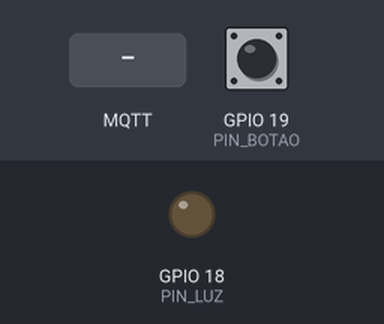
Bench run of a sketch on a simulated ESP32. On the bench: output pins drawn as LEDs (lit = HIGH). Dashed ring = blinking. The inputs (shaded band) are chosen by the test bench; at power-on: GPIO 19 (PIN_BOTAO) HIGH. WiFi joins after 1.5 s; servers stay silent unless stated; no MQTT or app messages arrive unless stated; what the sketch prints to the serial monitor is not drawn.

Above: at 3.0 s.
3.1 s: MQTT message "VINDO" arrives on the first subscribed topic
At 5.24 s:
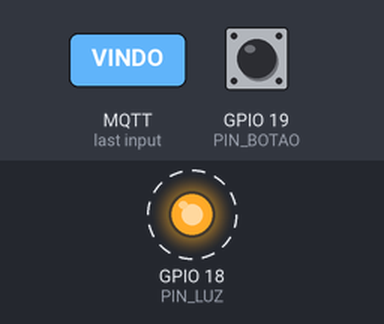
9.1 s: MQTT message "CHEGOU" arrives on the first subscribed topic
At 9.9 s:
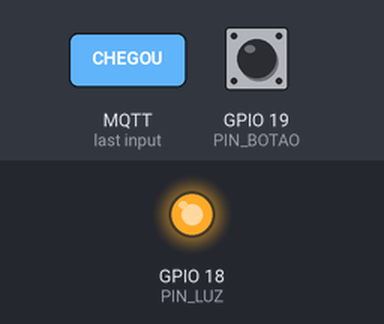
Timing chart, 0 to 14.6 s (numbered marks = the images above; inputs shaded):
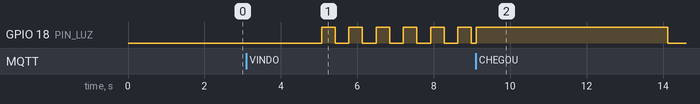

The sketch:

ponto_onibus.ino
```cpp
/* ============================================================
   MINI SMART CITY  -  Módulo da atividade: PONTO DE ÔNIBUS INTELIGENTE
   ------------------------------------------------------------
   O que este programa faz, em palavras simples:

     1. Quando alguém aperta o BOTÃO do ponto, a placa manda uma
        mensagem para a central da cidade: "AGUARDANDO".
     2. A central (o painel no computador) pode mandar dois
        comandos de volta para o ponto:
          VINDO  -> a LUZ do ponto pisca: o ônibus está a caminho.
          CHEGOU -> a LUZ fica acesa um pouco e apaga: o passageiro
                    embarcou, e o ponto avisa a central "VAZIO".

   Sensor (entrada) : o botão       -> percebe o passageiro
   Atuador (saída)  : a luz (LED)   -> avisa o passageiro
   ============================================================ */


// =================== ÁREA DO ESTUDANTE ===================
// Estas são as únicas linhas que você vai mudar.

// 1) O nome do seu ponto de ônibus. Escreva entre as aspas.
//    Ele vai aparecer no painel da cidade, no computador.
const char* NOME_DO_PONTO = "Ponto do Ollie";

// 2) A velocidade do pisca-pisca quando o ônibus está vindo,
//    em milissegundos (1000 = 1 segundo). Número menor = pisca mais rápido.
const int VELOCIDADE_PISCA = 350;

// ======================================================
//  Daqui para baixo é a parte técnica. Você pode ler à
//  vontade, mas não precisa mudar nada.
// ======================================================


/* NOTAS PARA O MEDIADOR (e para quem integrar o módulo depois)

   Segue o mesmo formato de nó das outras cinco placas - telemetria em
   <base>/estado, comandos em <base>/cmd, LWT retido em <base>/status e
   heartbeat em <base>/heartbeat -, que é o que permite acrescentá-lo sem
   mexer em nenhuma placa existente.

   Duas diferenças deliberadas, ambas por causa do público da atividade:
   - A telemetria é TEXTO SIMPLES ("AGUARDANDO"/"VAZIO"), não JSON. O estudante lê
     a mensagem crua no painel de depuração do Node-RED e liga o "mqtt in"
     direto num "ui_text", sem nó de função no meio.
   - A telemetria sai SÓ QUANDO ALGO ACONTECE (e ao conectar), não em período
     fixo. Um aperto de botão = uma mensagem na tela. Com publicação a cada
     1,5 s, como nas outras placas, a primeira coisa que ela veria seria uma
     enxurrada de mensagens iguais, e a relação causa-efeito se perderia.

   O heartbeat leva o NOME_DO_PONTO; o painel "Estado da Cidade" usa esse
   campo para mostrar o módulo com o nome que o estudante escolheu.

   Core: Arduino-ESP32 3.x   Bibliotecas: PubSubClient, ArduinoJson (v7) */

#include <WiFi.h>
#include <PubSubClient.h>
#include <ArduinoJson.h>
#include "secrets.h"

const char* NODE_ID = "esp32-ponto";

// ---------- TÓPICOS (os "endereços" das mensagens) ----------
const char* TOP_ESTADO = TOPIC_BASE "cidade/ponto/estado";     // o ponto fala
const char* TOP_CMD    = TOPIC_BASE "cidade/ponto/cmd";        // o ponto escuta
const char* TOP_STATUS = TOPIC_BASE "cidade/ponto/status";     // online / offline
const char* TOP_HB     = TOPIC_BASE "cidade/ponto/heartbeat";  // "estou vivo"

// ---------- PINOS (onde cada fio entra na placa) ----------
// Na placa, estes pinos estão escritos como D18 e D19.
const int PIN_LUZ   = 18;   // LED, através do resistor de 220 ohms
const int PIN_BOTAO = 19;   // botão, com a outra perna no GND
// Escolhidos pensando no estudante, nao no circuito: tem o numero impresso na placa (o
// 16 e o 17 aparecem como RX2/TX2 e ela nao os acharia), ficam lado a lado e
// na fileira voltada para a protoboard. Nenhum e pino de strapping.

// ---------- TEMPOS ----------
const unsigned long TEMPO_NO_PONTO = 5000;   // luz acesa enquanto o ônibus está parado
const unsigned long DEBOUNCE_MS    = 40;     // botão mecânico "treme" ao ser apertado

// ---------- ESTADO ----------
enum Onibus { LONGE, VINDO, NO_PONTO };
Onibus onibus = LONGE;
bool passageiroEsperando = false;
unsigned long chegadaEm = 0;
unsigned long ultimoPisca = 0;
bool luzAcesa = false;

bool botaoLido = false, botaoEstavel = false;
unsigned long botaoMudouEm = 0;

// ---------- INFRA ----------
WiFiClient   espClient;
PubSubClient client(espClient);

unsigned long ultimaTentativaMqtt = 0;
const unsigned long INTERVALO_RECONEXAO = 5000;
unsigned long ultimoHeartbeat = 0;
const unsigned long INTERVALO_HEARTBEAT = 10000;

// ============================================================
//  1. CONEXÕES
// ============================================================
void conectarWifi() {
  WiFi.mode(WIFI_STA);
  WiFi.begin(WIFI_SSID, WIFI_PASS);
  Serial.print("Conectando ao Wi-Fi \"");
  Serial.print(WIFI_SSID);
  Serial.print("\"");
  unsigned long inicio = millis();
  bool avisou = false;
  while (WiFi.status() != WL_CONNECTED) {
    delay(300);
    Serial.print(".");
    // O ESP32 so enxerga rede de 2,4 GHz; com rede so de 5 GHz ele fica aqui
    // para sempre, sem erro nenhum. Melhor dizer isso do que so imprimir pontos.
    if (!avisou && millis() - inicio > 20000) {
      avisou = true;
      Serial.println();
      Serial.println("  Está demorando. Confira se a rede está ligada e se ela é de 2,4 GHz.");
    }
  }
  Serial.println();
  Serial.print("Wi-Fi conectado! Endereço da placa na rede: ");
  Serial.println(WiFi.localIP());
}

void publicarEstado() {
  const char* msg = passageiroEsperando ? "AGUARDANDO" : "VAZIO";
  // publish(topico, texto) de dois argumentos: NAO retido. Ver o aviso sobre
  // as sobrecargas do PubSubClient em node_seguranca.ino.
  client.publish(TOP_ESTADO, msg);
  Serial.print("  Mensagem enviada para a central: ");
  Serial.println(msg);
}

void publicarHeartbeat() {
  JsonDocument doc;
  doc["uptime"] = millis() / 1000;
  doc["rssi"]   = WiFi.RSSI();
  doc["nome"]   = NOME_DO_PONTO;
  char buf[160];
  size_t n = serializeJson(doc, buf);
  client.publish(TOP_HB, (const uint8_t*)buf, (unsigned int)n, false);
}

void tentarConectarCentral() {
  if (client.connected()) return;
  unsigned long agora = millis();
  if (agora - ultimaTentativaMqtt < INTERVALO_RECONEXAO) return;
  ultimaTentativaMqtt = agora;

  Serial.print("Conectando à central da cidade (broker MQTT)... ");
  // Se a placa cair, o proprio broker publica "offline" por ela (LWT).
  if (client.connect(NODE_ID, TOP_STATUS, 1, true, "offline")) {
    Serial.println("conectado!");
    client.publish(TOP_STATUS, "online", true);
    client.subscribe(TOP_CMD);
    publicarEstado();        // a central fica sabendo como o ponto esta agora
    publicarHeartbeat();     // e o nome aparece no painel sem esperar 10 s
    ultimoHeartbeat = agora;
  } else {
    Serial.print("não deu (código ");
    Serial.print(client.state());
    Serial.println("). Tentando de novo em 5 segundos.");
  }
}

// ============================================================
//  2. QUANDO CHEGA UMA MENSAGEM DA CENTRAL
// ============================================================
void quandoChegaMensagem(char* topico, byte* conteudo, unsigned int tamanho) {
  String msg;
  for (unsigned int i = 0; i < tamanho; i++) msg += (char)conteudo[i];
  // Tolerante de proposito: quem digita o comando no painel e iniciante.
  // " vindo ", "Vindo" e "\"VINDO\"" (payload JSON por engano) valem o mesmo.
  msg.replace("\"", "");
  msg.trim();
  msg.toUpperCase();

  Serial.print("Chegou uma mensagem da central: ");
  Serial.println(msg);

  if (msg == "VINDO") {
    onibus = VINDO;
    Serial.println("  -> O ônibus está vindo. A luz vai piscar.");
  } else if (msg == "CHEGOU") {
    onibus = NO_PONTO;
    chegadaEm = millis();
    Serial.println("  -> O ônibus chegou. A luz fica acesa enquanto o passageiro embarca.");
  } else {
    Serial.println("  -> Não conheço esse comando. Os comandos são VINDO e CHEGOU.");
  }
}

// ============================================================
//  3. O SENSOR: o botão
// ============================================================
void lerBotao(unsigned long agora) {
  bool apertado = digitalRead(PIN_BOTAO) == LOW;   // com INPUT_PULLUP, apertado = LOW
  if (apertado != botaoLido) {
    botaoLido = apertado;
    botaoMudouEm = agora;
  }
  if (agora - botaoMudouEm < DEBOUNCE_MS || apertado == botaoEstavel) return;
  botaoEstavel = apertado;
  if (!botaoEstavel) return;                        // so interessa o apertar, nao o soltar

  Serial.println("Botão apertado! Tem passageiro esperando.");
  passageiroEsperando = true;
  // Publica a cada aperto, mesmo se ja estava AGUARDANDO: na atividade,
  // cada aperto precisa virar uma mensagem visivel na tela.
  if (client.connected()) publicarEstado();
  else Serial.println("  Sem conexão com a central: o aviso NÃO foi enviado.");
}

// ============================================================
//  4. O ATUADOR: a luz
// ============================================================
void atualizarLuz(unsigned long agora) {
  switch (onibus) {
    case LONGE:
      digitalWrite(PIN_LUZ, LOW);
      break;

    case VINDO:
      if (agora - ultimoPisca >= (unsigned long)VELOCIDADE_PISCA) {
        luzAcesa = !luzAcesa;
        ultimoPisca = agora;
      }
      digitalWrite(PIN_LUZ, luzAcesa ? HIGH : LOW);
      break;

    case NO_PONTO:
      digitalWrite(PIN_LUZ, HIGH);
      if (agora - chegadaEm >= TEMPO_NO_PONTO) {
        onibus = LONGE;
        if (passageiroEsperando) {
          passageiroEsperando = false;
          Serial.println("O passageiro embarcou. O ponto está vazio.");
          if (client.connected()) publicarEstado();
        }
      }
      break;
  }
}

// ============================================================
void setup() {
  Serial.begin(115200);
  delay(300);
  Serial.println();
  Serial.println("=== Ponto de Ônibus Inteligente ===");
  Serial.print("Nome do ponto: ");
  Serial.println(NOME_DO_PONTO);

  pinMode(PIN_LUZ, OUTPUT);
  pinMode(PIN_BOTAO, INPUT_PULLUP);   // resistor interno: o botao nao precisa de outro
  digitalWrite(PIN_LUZ, LOW);

  conectarWifi();
  client.setServer(MQTT_HOST, MQTT_PORT);
  client.setCallback(quandoChegaMensagem);
}

void loop() {
  tentarConectarCentral();
  client.loop();

  unsigned long agora = millis();
  lerBotao(agora);
  atualizarLuz(agora);

  if (agora - ultimoHeartbeat >= INTERVALO_HEARTBEAT) {
    ultimoHeartbeat = agora;
    if (client.connected()) publicarHeartbeat();
  }

  delay(10);
}
```

secrets.example.h
```cpp
// Modelo de configuracao. Copie este arquivo para "secrets.h", na mesma
// pasta, e preencha com os dados da SUA rede. O secrets.h nao vai para o
// repositorio (esta no .gitignore), entao a senha nunca fica publica.
//
// Todas as placas usam os mesmos valores.
#pragma once

#define WIFI_SSID   "NOME_DA_REDE"     // rede de 2,4 GHz (o ESP32 nao enxerga 5 GHz)
#define WIFI_PASS   "SENHA_DA_REDE"    // WPA2-Personal; redes como a eduroam nao servem
#define MQTT_HOST   "192.168.0.10"     // IP do computador onde o broker esta rodando
#define MQTT_PORT   1883               // porta padrao do MQTT
#define TOPIC_BASE  ""                 // prefixo opcional dos topicos; deixe vazio
```

Measured:
- after the input at 3.1 s, GPIO 18 (PIN_LUZ): alternates HIGH for 0.36 s and LOW for 0.36 s, starting after 2.0 s
